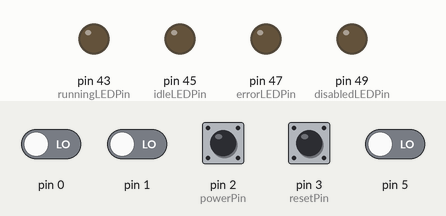
This sketch was run on a simulated Arduino Mega 2560, built with avr-gcc and run on an emulated ATmega2560. On the bench: output pins drawn as LEDs (lit = HIGH). Inputs (shaded band) come from the test bench; at power-on: pin 2 (powerPin), pin 3 (resetPin) HIGH, pin 0, pin 1, pin 5 LOW.

Above: at 1.2 s.
1.3 s: pin 2 (powerPin) pulled LOW for 0.15 s
At 2.0 s:
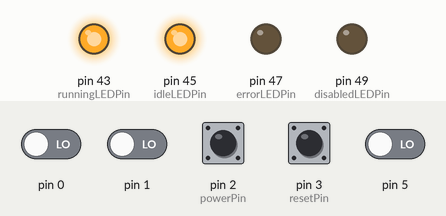
2.9 s: pin 3 (resetPin) pulled LOW for 0.15 s
At 4.2 s:
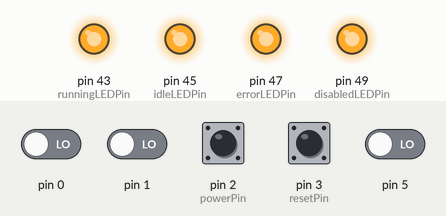
4.5 s: pin 2 (powerPin) pulled LOW for 1 s
At 8.4 s:
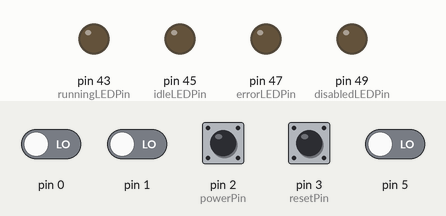
8.5 s: pin 3 (resetPin) pulled LOW for 1 s
At 9.9 s:
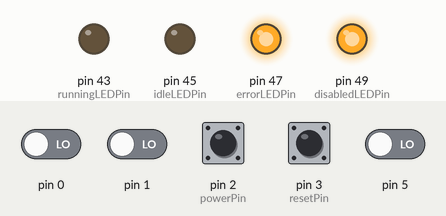
Timing chart, 0 to 16.0 s (numbered marks = the images above; inputs shaded):
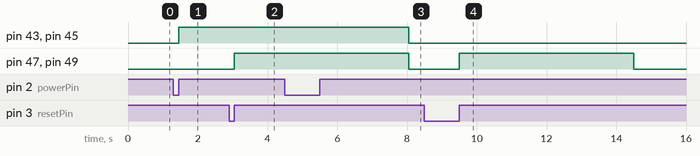

The sketch:

controls.ino
```cpp
/* Chris Howe and Neil Babu
 * Final Project
 */
// Used to configure interrupts.
int resetPin = 3; // farthest from lights
int powerPin = 2; // near the lights
//Note: these vars are only for reference
int disabledLEDPin = 49; // Yellow
int errorLEDPin = 47; // Red
int idleLEDPin = 45; // Green
int runningLEDPin = 43; //Blue


int reset = 5; // farthest from lights
int power = 4; // near the lights
int disabledLED = 0; // Yellow
int errorLED = 2; // Red
int idleLED = 4; // Green
int runningLED = 6; //Blue

// Define Port L Register Pointers - used to control the LEDs
volatile unsigned char* port_l = (unsigned char*) 0x10B;
volatile unsigned char* ddr_l  = (unsigned char*) 0x10A;
volatile unsigned char* pin_l  = (unsigned char*) 0x109;

// Define Port E Register Pointers - used to control the interrupt buttons
volatile unsigned char* port_e = (unsigned char*) 0x2E;
volatile unsigned char* ddr_e  = (unsigned char*) 0x2D;
volatile unsigned char* pin_e  = (unsigned char*) 0x2C;

bool on = false;
bool idle = false;
bool triggered = false;

void setup()
{
  //set PB7 to OUTPUT
  set_PL_as_output(disabledLED);
  set_PL_as_output(errorLED);
  set_PL_as_output(idleLED);
  set_PL_as_output(runningLED);
  set_PE_as_pullup_input(reset);
  set_PE_as_pullup_input(power);
  attachInterrupt(digitalPinToInterrupt(resetPin), handleReset, CHANGE);
  attachInterrupt(digitalPinToInterrupt(powerPin), handlePower, CHANGE);
}

void handlePower(){
  if (read_pe(power)){
    on = !on;
  }
}

void handleReset(){
  if (read_pe(reset)){
    // set state to idle;
    idle=true;
  }
}

void loop(){
  if (idle) {
    write_pl(disabledLED,1);
    write_pl(errorLED,1);
    delay(5000);
    idle=false;
  }
  else {
    write_pl(disabledLED,0);
    write_pl(errorLED,0);
  }
  if (on) {
    write_pl(idleLED,1);
    write_pl(runningLED,1);
  }
  else {
    write_pl(idleLED,0);
    write_pl(runningLED,0);
  }
}
void set_PL_as_output(unsigned char pin_num)
{
    *ddr_l |= 0x01 << pin_num;
}
void set_PE_as_pullup_input(unsigned char pin_num)
{
    *ddr_e &= ~(0x01 << pin_num);
    *port_e |= 0x01 << pin_num;
}

bool read_pe(unsigned char pin_num){
  return *pin_e & 0x01 << pin_num;
}

void write_pl(unsigned char pin_num, unsigned char state)
{
  if(state == 0)
  {
    *port_l &= ~(0x01 << pin_num);
  }
  else
  {
    *port_l |= 0x01 << pin_num;
  }
}
```

Measured:
- after the input at 1.3 s, pin 43 (runningLEDPin), pin 45 (idleLEDPin): LOW → HIGH after 0.15 s
- after the input at 2.9 s, pin 47 (errorLEDPin), pin 49 (disabledLEDPin): LOW → HIGH after 0.15 s
- after the input at 4.5 s, pin 43 (runningLEDPin), pin 45 (idleLEDPin): HIGH → LOW after 3.6 s
- after the input at 8.5 s, pin 47 (errorLEDPin), pin 49 (disabledLEDPin): LOW → HIGH after 1.0 s, → LOW 5.0 s later
